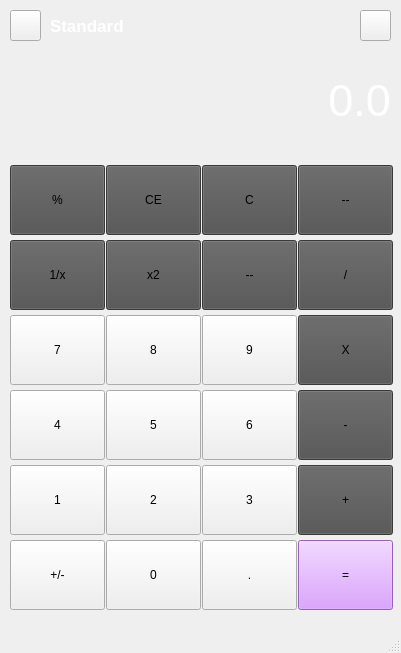
<?xml version="1.0" encoding="UTF-8"?>
<ui version="4.0">
 <class>MainWindow</class>
 <widget class="QMainWindow" name="MainWindow">
  <property name="geometry">
   <rect>
    <x>0</x>
    <y>0</y>
    <width>401</width>
    <height>653</height>
   </rect>
  </property>
  <property name="windowTitle">
   <string>MainWindow</string>
  </property>
  <property name="styleSheet">
   <string notr="true">
QPushButton
{
	font: 13pt &quot;Segoe UI&quot;;
	border-radius: 7px ; 
	border: 1px solid black;	
	color: white;
}
.number
{
	font: 19pt &quot;Segoe UI&quot;;
	background: rgb(109, 109, 109);
}
border: 1px solid black;	
background: black;

</string>
  </property>
  <widget class="QWidget" name="centralwidget">
   <widget class="QLabel" name="result_screen">
    <property name="geometry">
     <rect>
      <x>10</x>
      <y>50</y>
      <width>381</width>
      <height>101</height>
     </rect>
    </property>
    <property name="font">
     <font>
      <family>Segoe UI</family>
      <pointsize>34</pointsize>
      <italic>false</italic>
      <bold>false</bold>
     </font>
    </property>
    <property name="styleSheet">
     <string notr="true">color: white;
font: 34pt &quot;Segoe UI&quot;;</string>
    </property>
    <property name="text">
     <string>0.0</string>
    </property>
    <property name="alignment">
     <set>Qt::AlignRight|Qt::AlignTrailing|Qt::AlignVCenter</set>
    </property>
    <property name="indent">
     <number>-1</number>
    </property>
   </widget>
   <widget class="QPushButton" name="pushButton_25">
    <property name="geometry">
     <rect>
      <x>360</x>
      <y>10</y>
      <width>31</width>
      <height>31</height>
     </rect>
    </property>
    <property name="styleSheet">
     <string notr="true">border-image: url(:/images/icons8-history-48.png);
</string>
    </property>
    <property name="text">
     <string/>
    </property>
   </widget>
   <widget class="QWidget" name="layoutWidget">
    <property name="geometry">
     <rect>
      <x>10</x>
      <y>160</y>
      <width>383</width>
      <height>457</height>
     </rect>
    </property>
    <layout class="QGridLayout" name="gridLayout">
     <property name="horizontalSpacing">
      <number>1</number>
     </property>
     <property name="verticalSpacing">
      <number>0</number>
     </property>
     <item row="2" column="0">
      <widget class="QPushButton" name="pushButton_7">
       <property name="minimumSize">
        <size>
         <width>90</width>
         <height>70</height>
        </size>
       </property>
       <property name="text">
        <string>7</string>
       </property>
       <property name="class" stdset="0">
        <string>number</string>
       </property>
      </widget>
     </item>
     <item row="2" column="3">
      <widget class="QPushButton" name="pushButton_mul">
       <property name="minimumSize">
        <size>
         <width>90</width>
         <height>70</height>
        </size>
       </property>
       <property name="styleSheet">
        <string notr="true">background:rgb(80, 80, 80)</string>
       </property>
       <property name="text">
        <string>X</string>
       </property>
      </widget>
     </item>
     <item row="4" column="0">
      <widget class="QPushButton" name="pushButton_1">
       <property name="minimumSize">
        <size>
         <width>90</width>
         <height>70</height>
        </size>
       </property>
       <property name="styleSheet">
        <string notr="true"/>
       </property>
       <property name="text">
        <string>1</string>
       </property>
       <property name="class" stdset="0">
        <string>number</string>
       </property>
      </widget>
     </item>
     <item row="3" column="0">
      <widget class="QPushButton" name="pushButton_4">
       <property name="minimumSize">
        <size>
         <width>90</width>
         <height>70</height>
        </size>
       </property>
       <property name="text">
        <string>4</string>
       </property>
       <property name="class" stdset="0">
        <string>number</string>
       </property>
      </widget>
     </item>
     <item row="5" column="0">
      <widget class="QPushButton" name="pushButton_negORpos">
       <property name="minimumSize">
        <size>
         <width>90</width>
         <height>70</height>
        </size>
       </property>
       <property name="text">
        <string>+/-</string>
       </property>
       <property name="class" stdset="0">
        <string>number</string>
       </property>
      </widget>
     </item>
     <item row="0" column="2">
      <widget class="QPushButton" name="pushButton_clear">
       <property name="minimumSize">
        <size>
         <width>90</width>
         <height>70</height>
        </size>
       </property>
       <property name="styleSheet">
        <string notr="true">background:rgb(80, 80, 80)</string>
       </property>
       <property name="text">
        <string>C</string>
       </property>
      </widget>
     </item>
     <item row="1" column="1">
      <widget class="QPushButton" name="pushButton_square">
       <property name="minimumSize">
        <size>
         <width>90</width>
         <height>70</height>
        </size>
       </property>
       <property name="styleSheet">
        <string notr="true">background:rgb(80, 80, 80)</string>
       </property>
       <property name="text">
        <string>x2</string>
       </property>
      </widget>
     </item>
     <item row="0" column="1">
      <widget class="QPushButton" name="pushButton_clear2">
       <property name="minimumSize">
        <size>
         <width>90</width>
         <height>70</height>
        </size>
       </property>
       <property name="styleSheet">
        <string notr="true">background:rgb(80, 80, 80)</string>
       </property>
       <property name="text">
        <string>CE</string>
       </property>
      </widget>
     </item>
     <item row="4" column="1">
      <widget class="QPushButton" name="pushButton_2">
       <property name="minimumSize">
        <size>
         <width>90</width>
         <height>70</height>
        </size>
       </property>
       <property name="text">
        <string>2</string>
       </property>
       <property name="class" stdset="0">
        <string>number</string>
       </property>
      </widget>
     </item>
     <item row="0" column="3">
      <widget class="QPushButton" name="pushButton_24">
       <property name="minimumSize">
        <size>
         <width>90</width>
         <height>70</height>
        </size>
       </property>
       <property name="styleSheet">
        <string notr="true">background:rgb(80, 80, 80)</string>
       </property>
       <property name="text">
        <string>--</string>
       </property>
      </widget>
     </item>
     <item row="1" column="3">
      <widget class="QPushButton" name="pushButton_div">
       <property name="minimumSize">
        <size>
         <width>90</width>
         <height>70</height>
        </size>
       </property>
       <property name="styleSheet">
        <string notr="true">background:rgb(80, 80, 80)</string>
       </property>
       <property name="text">
        <string>/</string>
       </property>
      </widget>
     </item>
     <item row="3" column="1">
      <widget class="QPushButton" name="pushButton_5">
       <property name="minimumSize">
        <size>
         <width>90</width>
         <height>70</height>
        </size>
       </property>
       <property name="text">
        <string>5</string>
       </property>
       <property name="class" stdset="0">
        <string>number</string>
       </property>
      </widget>
     </item>
     <item row="4" column="2">
      <widget class="QPushButton" name="pushButton_3">
       <property name="minimumSize">
        <size>
         <width>90</width>
         <height>70</height>
        </size>
       </property>
       <property name="autoFillBackground">
        <bool>false</bool>
       </property>
       <property name="styleSheet">
        <string notr="true"/>
       </property>
       <property name="text">
        <string>3</string>
       </property>
       <property name="class" stdset="0">
        <string>number</string>
       </property>
      </widget>
     </item>
     <item row="1" column="2">
      <widget class="QPushButton" name="pushButton_17">
       <property name="minimumSize">
        <size>
         <width>90</width>
         <height>70</height>
        </size>
       </property>
       <property name="styleSheet">
        <string notr="true">background:rgb(80, 80, 80)</string>
       </property>
       <property name="text">
        <string>--</string>
       </property>
      </widget>
     </item>
     <item row="2" column="2">
      <widget class="QPushButton" name="pushButton_9">
       <property name="minimumSize">
        <size>
         <width>90</width>
         <height>70</height>
        </size>
       </property>
       <property name="text">
        <string>9</string>
       </property>
       <property name="class" stdset="0">
        <string>number</string>
       </property>
      </widget>
     </item>
     <item row="3" column="2">
      <widget class="QPushButton" name="pushButton_6">
       <property name="minimumSize">
        <size>
         <width>90</width>
         <height>70</height>
        </size>
       </property>
       <property name="text">
        <string>6</string>
       </property>
       <property name="class" stdset="0">
        <string>number</string>
       </property>
      </widget>
     </item>
     <item row="4" column="3">
      <widget class="QPushButton" name="pushButton_add">
       <property name="minimumSize">
        <size>
         <width>90</width>
         <height>70</height>
        </size>
       </property>
       <property name="styleSheet">
        <string notr="true">background:rgb(80, 80, 80)</string>
       </property>
       <property name="text">
        <string>+</string>
       </property>
      </widget>
     </item>
     <item row="5" column="2">
      <widget class="QPushButton" name="pushButton_dot">
       <property name="minimumSize">
        <size>
         <width>90</width>
         <height>70</height>
        </size>
       </property>
       <property name="styleSheet">
        <string notr="true">font: 700 11pt &quot;Segoe UI&quot;;</string>
       </property>
       <property name="text">
        <string>.</string>
       </property>
       <property name="class" stdset="0">
        <string>number</string>
       </property>
      </widget>
     </item>
     <item row="5" column="1">
      <widget class="QPushButton" name="pushButton_0">
       <property name="minimumSize">
        <size>
         <width>90</width>
         <height>70</height>
        </size>
       </property>
       <property name="text">
        <string>0</string>
       </property>
       <property name="class" stdset="0">
        <string>number</string>
       </property>
      </widget>
     </item>
     <item row="3" column="3">
      <widget class="QPushButton" name="pushButton_sub">
       <property name="minimumSize">
        <size>
         <width>90</width>
         <height>70</height>
        </size>
       </property>
       <property name="styleSheet">
        <string notr="true">background:rgb(80, 80, 80)</string>
       </property>
       <property name="text">
        <string>-</string>
       </property>
      </widget>
     </item>
     <item row="2" column="1">
      <widget class="QPushButton" name="pushButton_8">
       <property name="minimumSize">
        <size>
         <width>90</width>
         <height>70</height>
        </size>
       </property>
       <property name="text">
        <string>8</string>
       </property>
       <property name="class" stdset="0">
        <string>number</string>
       </property>
      </widget>
     </item>
     <item row="0" column="0">
      <widget class="QPushButton" name="pushButton_per">
       <property name="minimumSize">
        <size>
         <width>90</width>
         <height>70</height>
        </size>
       </property>
       <property name="styleSheet">
        <string notr="true">background:rgb(80, 80, 80)</string>
       </property>
       <property name="text">
        <string>%</string>
       </property>
      </widget>
     </item>
     <item row="1" column="0">
      <widget class="QPushButton" name="pushButton_1overX">
       <property name="minimumSize">
        <size>
         <width>90</width>
         <height>70</height>
        </size>
       </property>
       <property name="styleSheet">
        <string notr="true">background:rgb(80, 80, 80)</string>
       </property>
       <property name="text">
        <string>1/x</string>
       </property>
      </widget>
     </item>
     <item row="5" column="3">
      <widget class="QPushButton" name="pushButton_equal">
       <property name="minimumSize">
        <size>
         <width>90</width>
         <height>70</height>
        </size>
       </property>
       <property name="styleSheet">
        <string notr="true">background: rgb(210, 137, 255)</string>
       </property>
       <property name="text">
        <string>=</string>
       </property>
      </widget>
     </item>
    </layout>
   </widget>
   <widget class="QPushButton" name="pushButton_26">
    <property name="geometry">
     <rect>
      <x>10</x>
      <y>10</y>
      <width>31</width>
      <height>31</height>
     </rect>
    </property>
    <property name="styleSheet">
     <string notr="true">border-image: url(:/images/icons8-menu-rounded-50.png)</string>
    </property>
    <property name="text">
     <string/>
    </property>
   </widget>
   <widget class="QLabel" name="label_2">
    <property name="geometry">
     <rect>
      <x>50</x>
      <y>10</y>
      <width>111</width>
      <height>31</height>
     </rect>
    </property>
    <property name="font">
     <font>
      <pointsize>13</pointsize>
      <bold>true</bold>
     </font>
    </property>
    <property name="styleSheet">
     <string notr="true">color: white; </string>
    </property>
    <property name="text">
     <string>Standard</string>
    </property>
   </widget>
  </widget>
  <widget class="QStatusBar" name="statusbar"/>
 </widget>
 <resources/>
 <connections/>
</ui>
